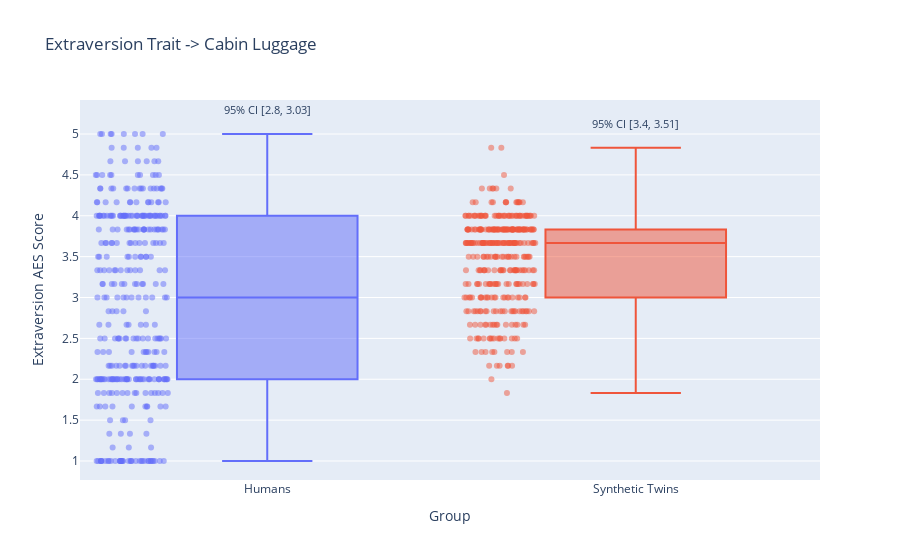
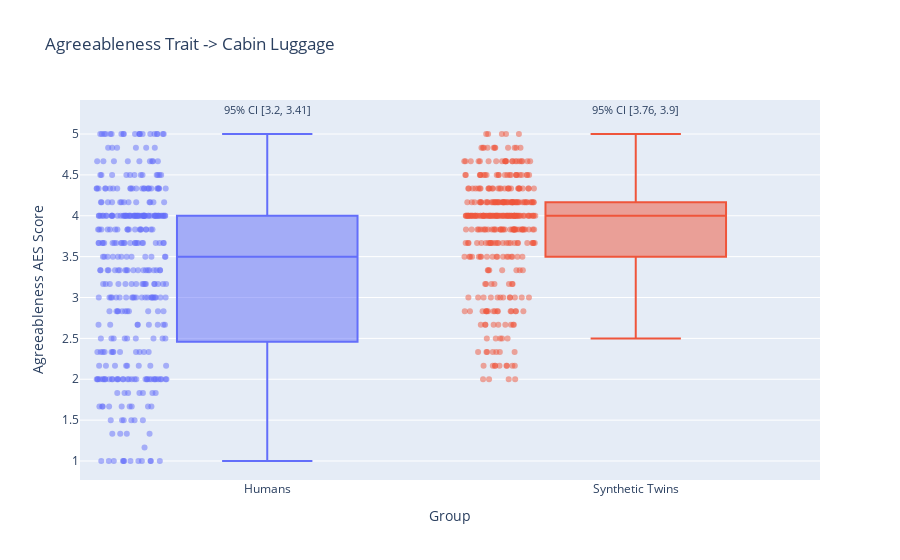
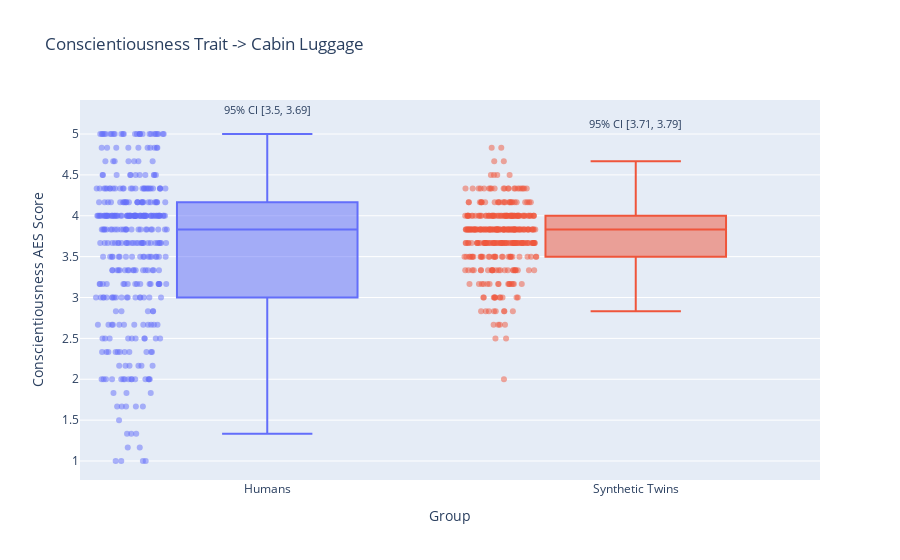
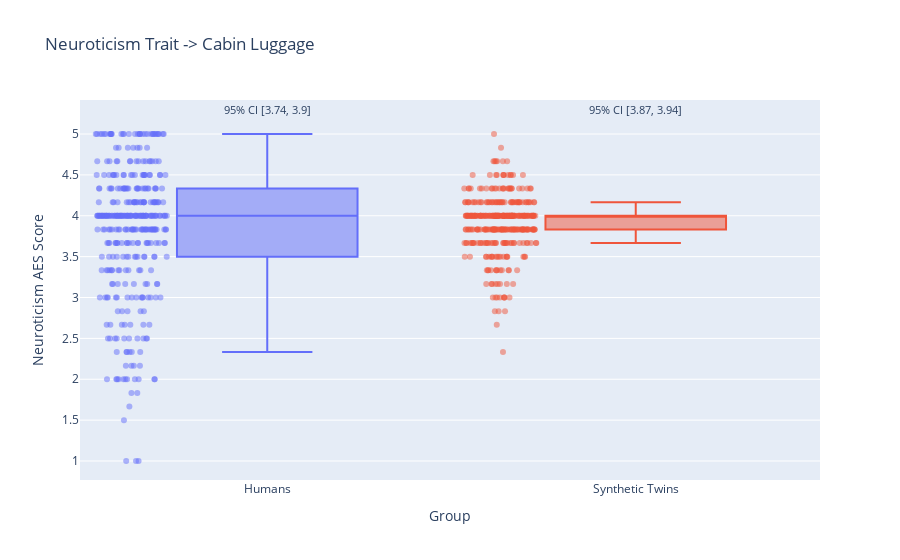

Here is the notebook cell these charts were saved with, in order:
### Markdown cell above
<h2> Cabin luggage: Box Plot</h2>

### Code cell
plot_trait_boxplots_by_product("raw_aes_1_", "Cabin Luggage")

### Figure 1 — Plotly figure (JSON) as saved in the notebook; plotly's stock layout.template omitted (floating-point values rounded to 4 significant figures; data arrays with more than 128 entries replaced by an {"elided": "..."} marker saying what was removed)
{"data": [{"alignmentgroup": "True", "boxpoints": "all", "hovertemplate": "Group=%{x}<br>Extraversion AES Score=%{y}<extra></extra>", "jitter": 0.4, "legendgroup": "Humans", "marker": {"color": "#636efa", "opacity": 0.5, "size": 6}, "name": "Humans", "notched": false, "offsetgroup": "Humans", "orientation": "v", "showlegend": true, "type": "box", "x": {"elided": "373 str values"}, "x0": " ", "xaxis": "x", "y": {"elided": "373 float values"}, "y0": " ", "yaxis": "y"}, {"alignmentgroup": "True", "boxpoints": "all", "hovertemplate": "Group=%{x}<br>Extraversion AES Score=%{y}<extra></extra>", "jitter": 0.4, "legendgroup": "Synthetic Twins", "marker": {"color": "#EF553B", "opacity": 0.5, "size": 6}, "name": "Synthetic Twins", "notched": false, "offsetgroup": "Synthetic Twins", "orientation": "v", "showlegend": true, "type": "box", "x": {"elided": "373 str values"}, "x0": " ", "xaxis": "x", "y": {"elided": "373 float values"}, "y0": " ", "yaxis": "y"}], "layout": {"annotations": [{"font": {"size": 11}, "showarrow": false, "text": "95% CI [2.8, 3.03]", "x": "Humans", "xanchor": "center", "y": 5.3}, {"font": {"size": 11}, "showarrow": false, "text": "95% CI [3.4, 3.51]", "x": "Synthetic Twins", "xanchor": "center", "y": 5.133}], "boxmode": "overlay", "legend": {"title": {"text": "Group"}, "tracegroupgap": 0}, "showlegend": false, "title": {"text": "Extraversion Trait -> Cabin Luggage"}, "xaxis": {"anchor": "y", "categoryarray": ["Humans", "Synthetic Twins"], "categoryorder": "array", "domain": [0, 1], "title": {"text": "Group"}}, "yaxis": {"anchor": "x", "domain": [0, 1], "title": {"text": "Extraversion AES Score"}}}}

### Figure 2 — Plotly figure (JSON) as saved in the notebook; plotly's stock layout.template omitted (floating-point values rounded to 4 significant figures; data arrays with more than 128 entries replaced by an {"elided": "..."} marker saying what was removed)
{"data": [{"alignmentgroup": "True", "boxpoints": "all", "hovertemplate": "Group=%{x}<br>Agreeableness AES Score=%{y}<extra></extra>", "jitter": 0.4, "legendgroup": "Humans", "marker": {"color": "#636efa", "opacity": 0.5, "size": 6}, "name": "Humans", "notched": false, "offsetgroup": "Humans", "orientation": "v", "showlegend": true, "type": "box", "x": {"elided": "373 str values"}, "x0": " ", "xaxis": "x", "y": {"elided": "373 float values"}, "y0": " ", "yaxis": "y"}, {"alignmentgroup": "True", "boxpoints": "all", "hovertemplate": "Group=%{x}<br>Agreeableness AES Score=%{y}<extra></extra>", "jitter": 0.4, "legendgroup": "Synthetic Twins", "marker": {"color": "#EF553B", "opacity": 0.5, "size": 6}, "name": "Synthetic Twins", "notched": false, "offsetgroup": "Synthetic Twins", "orientation": "v", "showlegend": true, "type": "box", "x": {"elided": "373 str values"}, "x0": " ", "xaxis": "x", "y": {"elided": "373 float values"}, "y0": " ", "yaxis": "y"}], "layout": {"annotations": [{"font": {"size": 11}, "showarrow": false, "text": "95% CI [3.2, 3.41]", "x": "Humans", "xanchor": "center", "y": 5.3}, {"font": {"size": 11}, "showarrow": false, "text": "95% CI [3.76, 3.9]", "x": "Synthetic Twins", "xanchor": "center", "y": 5.3}], "boxmode": "overlay", "legend": {"title": {"text": "Group"}, "tracegroupgap": 0}, "showlegend": false, "title": {"text": "Agreeableness Trait -> Cabin Luggage"}, "xaxis": {"anchor": "y", "categoryarray": ["Humans", "Synthetic Twins"], "categoryorder": "array", "domain": [0, 1], "title": {"text": "Group"}}, "yaxis": {"anchor": "x", "domain": [0, 1], "title": {"text": "Agreeableness AES Score"}}}}

### Figure 3 — Plotly figure (JSON) as saved in the notebook; plotly's stock layout.template omitted (floating-point values rounded to 4 significant figures; data arrays with more than 128 entries replaced by an {"elided": "..."} marker saying what was removed)
{"data": [{"alignmentgroup": "True", "boxpoints": "all", "hovertemplate": "Group=%{x}<br>Conscientiousness AES Score=%{y}<extra></extra>", "jitter": 0.4, "legendgroup": "Humans", "marker": {"color": "#636efa", "opacity": 0.5, "size": 6}, "name": "Humans", "notched": false, "offsetgroup": "Humans", "orientation": "v", "showlegend": true, "type": "box", "x": {"elided": "373 str values"}, "x0": " ", "xaxis": "x", "y": {"elided": "373 float values"}, "y0": " ", "yaxis": "y"}, {"alignmentgroup": "True", "boxpoints": "all", "hovertemplate": "Group=%{x}<br>Conscientiousness AES Score=%{y}<extra></extra>", "jitter": 0.4, "legendgroup": "Synthetic Twins", "marker": {"color": "#EF553B", "opacity": 0.5, "size": 6}, "name": "Synthetic Twins", "notched": false, "offsetgroup": "Synthetic Twins", "orientation": "v", "showlegend": true, "type": "box", "x": {"elided": "373 str values"}, "x0": " ", "xaxis": "x", "y": {"elided": "373 float values"}, "y0": " ", "yaxis": "y"}], "layout": {"annotations": [{"font": {"size": 11}, "showarrow": false, "text": "95% CI [3.5, 3.69]", "x": "Humans", "xanchor": "center", "y": 5.3}, {"font": {"size": 11}, "showarrow": false, "text": "95% CI [3.71, 3.79]", "x": "Synthetic Twins", "xanchor": "center", "y": 5.133}], "boxmode": "overlay", "legend": {"title": {"text": "Group"}, "tracegroupgap": 0}, "showlegend": false, "title": {"text": "Conscientiousness Trait -> Cabin Luggage"}, "xaxis": {"anchor": "y", "categoryarray": ["Humans", "Synthetic Twins"], "categoryorder": "array", "domain": [0, 1], "title": {"text": "Group"}}, "yaxis": {"anchor": "x", "domain": [0, 1], "title": {"text": "Conscientiousness AES Score"}}}}

### Figure 4 — Plotly figure (JSON) as saved in the notebook; plotly's stock layout.template omitted (floating-point values rounded to 4 significant figures; data arrays with more than 128 entries replaced by an {"elided": "..."} marker saying what was removed)
{"data": [{"alignmentgroup": "True", "boxpoints": "all", "hovertemplate": "Group=%{x}<br>Neuroticism AES Score=%{y}<extra></extra>", "jitter": 0.4, "legendgroup": "Humans", "marker": {"color": "#636efa", "opacity": 0.5, "size": 6}, "name": "Humans", "notched": false, "offsetgroup": "Humans", "orientation": "v", "showlegend": true, "type": "box", "x": {"elided": "373 str values"}, "x0": " ", "xaxis": "x", "y": {"elided": "373 float values"}, "y0": " ", "yaxis": "y"}, {"alignmentgroup": "True", "boxpoints": "all", "hovertemplate": "Group=%{x}<br>Neuroticism AES Score=%{y}<extra></extra>", "jitter": 0.4, "legendgroup": "Synthetic Twins", "marker": {"color": "#EF553B", "opacity": 0.5, "size": 6}, "name": "Synthetic Twins", "notched": false, "offsetgroup": "Synthetic Twins", "orientation": "v", "showlegend": true, "type": "box", "x": {"elided": "373 str values"}, "x0": " ", "xaxis": "x", "y": {"elided": "373 float values"}, "y0": " ", "yaxis": "y"}], "layout": {"annotations": [{"font": {"size": 11}, "showarrow": false, "text": "95% CI [3.74, 3.9]", "x": "Humans", "xanchor": "center", "y": 5.3}, {"font": {"size": 11}, "showarrow": false, "text": "95% CI [3.87, 3.94]", "x": "Synthetic Twins", "xanchor": "center", "y": 5.3}], "boxmode": "overlay", "legend": {"title": {"text": "Group"}, "tracegroupgap": 0}, "showlegend": false, "title": {"text": "Neuroticism Trait -> Cabin Luggage"}, "xaxis": {"anchor": "y", "categoryarray": ["Humans", "Synthetic Twins"], "categoryorder": "array", "domain": [0, 1], "title": {"text": "Group"}}, "yaxis": {"anchor": "x", "domain": [0, 1], "title": {"text": "Neuroticism AES Score"}}}}
